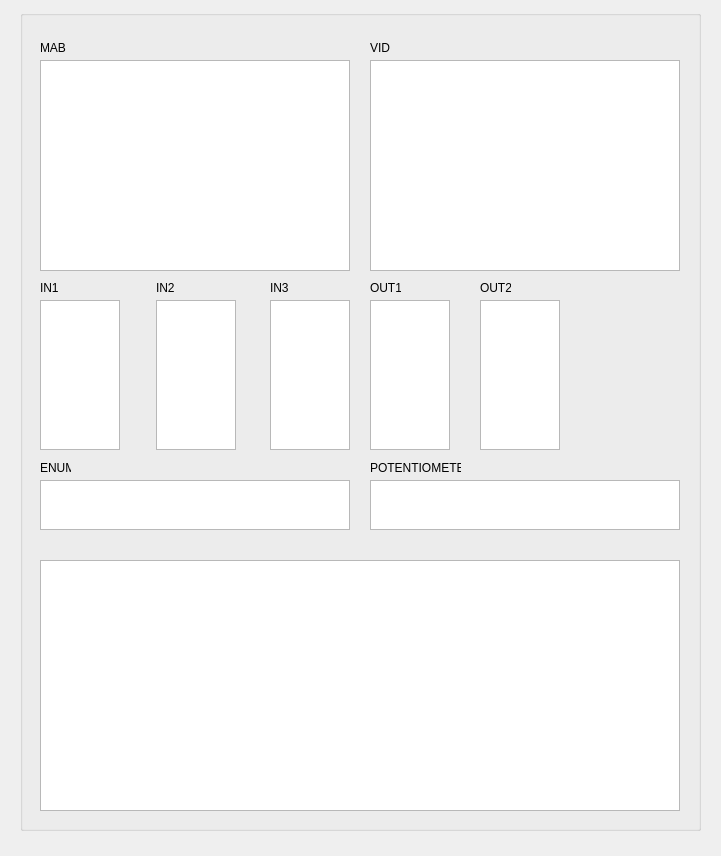
<?xml version="1.0" encoding="UTF-8"?>
<ui version="4.0">
 <class>COBRA2_CANWindow</class>
 <widget class="QWidget" name="COBRA2_CANWindow">
  <property name="geometry">
   <rect>
    <x>0</x>
    <y>0</y>
    <width>721</width>
    <height>856</height>
   </rect>
  </property>
  <property name="windowTitle">
   <string>Form</string>
  </property>
  <widget class="QGroupBox" name="CAN_GB">
   <property name="geometry">
    <rect>
     <x>20</x>
     <y>10</y>
     <width>681</width>
     <height>821</height>
    </rect>
   </property>
   <property name="title">
    <string/>
   </property>
   <widget class="QListWidget" name="lst_VID">
    <property name="geometry">
     <rect>
      <x>350</x>
      <y>50</y>
      <width>310</width>
      <height>211</height>
     </rect>
    </property>
   </widget>
   <widget class="QLabel" name="lbl_VID">
    <property name="geometry">
     <rect>
      <x>350</x>
      <y>30</y>
      <width>31</width>
      <height>16</height>
     </rect>
    </property>
    <property name="text">
     <string>VID</string>
    </property>
   </widget>
   <widget class="QListWidget" name="lst_MAB">
    <property name="geometry">
     <rect>
      <x>20</x>
      <y>50</y>
      <width>310</width>
      <height>211</height>
     </rect>
    </property>
   </widget>
   <widget class="QLabel" name="lbl_MAB">
    <property name="geometry">
     <rect>
      <x>20</x>
      <y>30</y>
      <width>31</width>
      <height>16</height>
     </rect>
    </property>
    <property name="text">
     <string>MAB</string>
    </property>
   </widget>
   <widget class="QListWidget" name="lst_IN1">
    <property name="geometry">
     <rect>
      <x>20</x>
      <y>290</y>
      <width>80</width>
      <height>150</height>
     </rect>
    </property>
   </widget>
   <widget class="QListWidget" name="lst_OUT1">
    <property name="geometry">
     <rect>
      <x>350</x>
      <y>290</y>
      <width>80</width>
      <height>150</height>
     </rect>
    </property>
   </widget>
   <widget class="QLabel" name="lbl_OUT1">
    <property name="geometry">
     <rect>
      <x>350</x>
      <y>270</y>
      <width>31</width>
      <height>16</height>
     </rect>
    </property>
    <property name="text">
     <string>OUT1</string>
    </property>
   </widget>
   <widget class="QLabel" name="lbl_IN1">
    <property name="geometry">
     <rect>
      <x>20</x>
      <y>270</y>
      <width>21</width>
      <height>16</height>
     </rect>
    </property>
    <property name="text">
     <string>IN1</string>
    </property>
   </widget>
   <widget class="QLabel" name="lbl_IN2">
    <property name="geometry">
     <rect>
      <x>136</x>
      <y>270</y>
      <width>21</width>
      <height>16</height>
     </rect>
    </property>
    <property name="text">
     <string>IN2</string>
    </property>
   </widget>
   <widget class="QListWidget" name="lst_IN2">
    <property name="geometry">
     <rect>
      <x>136</x>
      <y>290</y>
      <width>80</width>
      <height>150</height>
     </rect>
    </property>
   </widget>
   <widget class="QListWidget" name="lst_ENUM1">
    <property name="geometry">
     <rect>
      <x>20</x>
      <y>470</y>
      <width>310</width>
      <height>50</height>
     </rect>
    </property>
   </widget>
   <widget class="QLabel" name="lbl_ENUM1">
    <property name="geometry">
     <rect>
      <x>20</x>
      <y>450</y>
      <width>31</width>
      <height>16</height>
     </rect>
    </property>
    <property name="text">
     <string>ENUM</string>
    </property>
   </widget>
   <widget class="QListWidget" name="lst_Units">
    <property name="geometry">
     <rect>
      <x>20</x>
      <y>550</y>
      <width>640</width>
      <height>251</height>
     </rect>
    </property>
   </widget>
   <widget class="QListWidget" name="lst_IN3">
    <property name="geometry">
     <rect>
      <x>250</x>
      <y>290</y>
      <width>80</width>
      <height>150</height>
     </rect>
    </property>
   </widget>
   <widget class="QLabel" name="lbl_IN3">
    <property name="geometry">
     <rect>
      <x>250</x>
      <y>270</y>
      <width>21</width>
      <height>16</height>
     </rect>
    </property>
    <property name="text">
     <string>IN3</string>
    </property>
   </widget>
   <widget class="QListWidget" name="lst_OUT2">
    <property name="geometry">
     <rect>
      <x>460</x>
      <y>290</y>
      <width>80</width>
      <height>150</height>
     </rect>
    </property>
   </widget>
   <widget class="QLabel" name="lbl_OUT2">
    <property name="geometry">
     <rect>
      <x>460</x>
      <y>270</y>
      <width>31</width>
      <height>16</height>
     </rect>
    </property>
    <property name="text">
     <string>OUT2</string>
    </property>
   </widget>
   <widget class="QListWidget" name="lst_POTENTIOMETER1">
    <property name="geometry">
     <rect>
      <x>350</x>
      <y>470</y>
      <width>310</width>
      <height>50</height>
     </rect>
    </property>
   </widget>
   <widget class="QLabel" name="lbl_POTENTIOMETER1">
    <property name="geometry">
     <rect>
      <x>350</x>
      <y>450</y>
      <width>91</width>
      <height>16</height>
     </rect>
    </property>
    <property name="text">
     <string>POTENTIOMETER</string>
    </property>
   </widget>
  </widget>
 </widget>
 <resources/>
 <connections/>
</ui>
